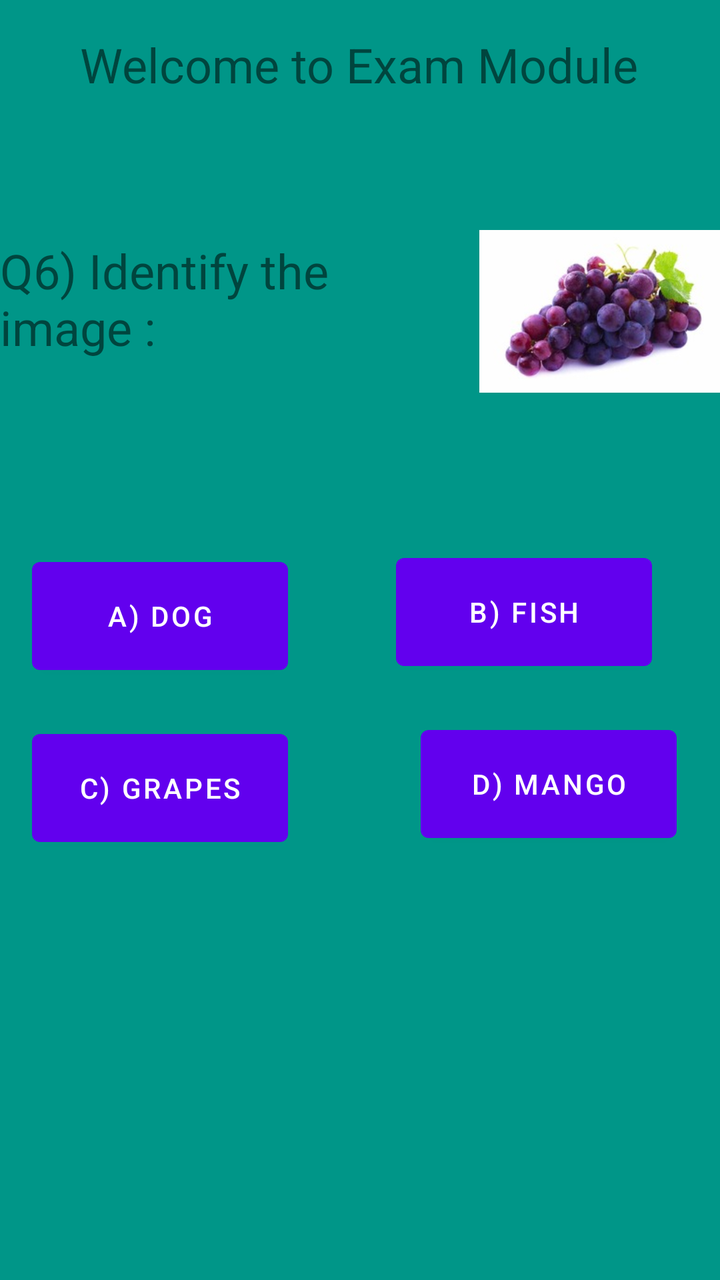
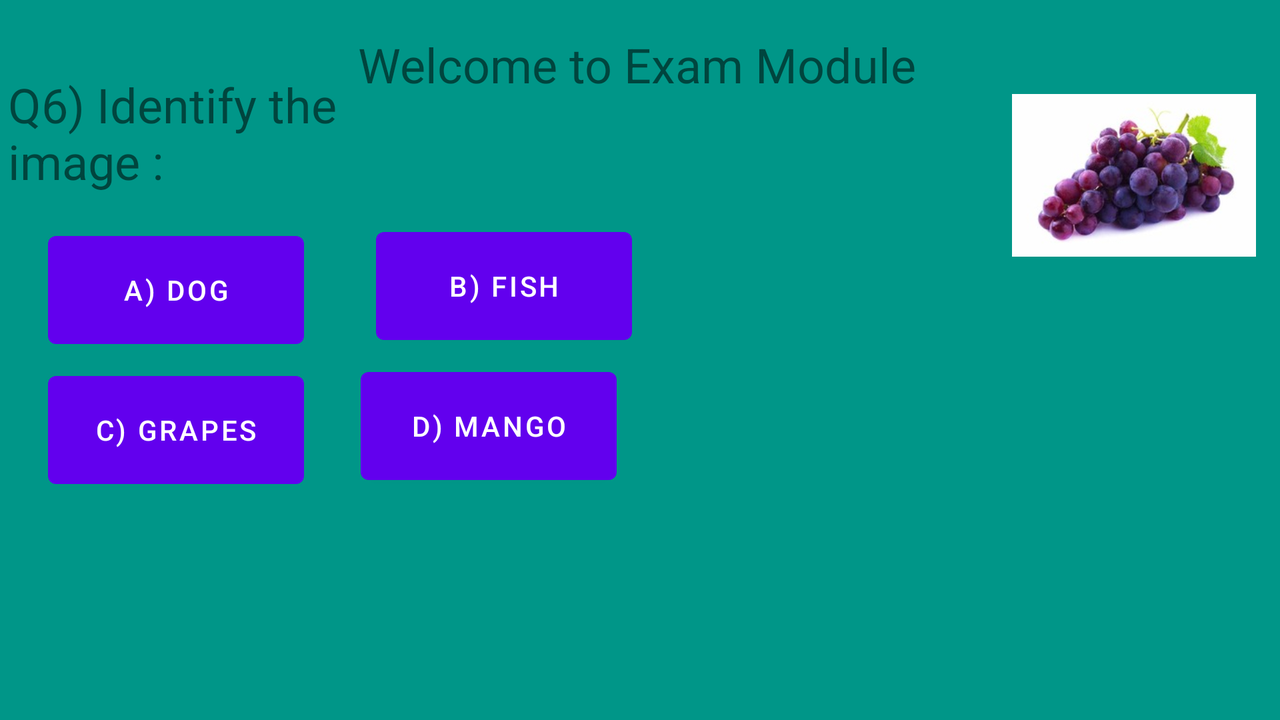

One screen, two layout resources from the same app: the default and the repository's alternative for another configuration. Each is rendered where Android would select it; the XML of both is given below.
<!-- AndroidManifest.xml: application theme Theme.Bsef19a019_Assignment -->
<!-- res/layout/activity_question6.xml -->
<?xml version="1.0" encoding="utf-8"?>
<androidx.constraintlayout.widget.ConstraintLayout xmlns:android="http://schemas.android.com/apk/res/android"
    xmlns:app="http://schemas.android.com/apk/res-auto"
    xmlns:tools="http://schemas.android.com/tools"
    android:layout_width="match_parent"
    android:layout_height="match_parent"
    tools:context=".question6">

    <androidx.constraintlayout.widget.ConstraintLayout
        android:layout_width="match_parent"
        android:layout_height="match_parent"
        android:background="#009688"
        tools:context=".ExamModule">

        <TextView
            android:id="@+id/textView4"
            android:layout_width="wrap_content"
            android:layout_height="wrap_content"
            android:layout_marginTop="16dp"
            android:text="Welcome to Exam Module"
            android:textSize="24sp"
            app:layout_constraintEnd_toEndOf="parent"
            app:layout_constraintHorizontal_bias="0.496"
            app:layout_constraintStart_toStartOf="parent"
            app:layout_constraintTop_toTopOf="parent" />

        <TextView
            android:id="@+id/textView5"
            android:layout_width="241dp"
            android:layout_height="70dp"
            android:layout_marginTop="103dp"
            android:text="Q6) Identify the image :"
            android:textSize="24sp"
            app:layout_constraintStart_toStartOf="parent"
            app:layout_constraintTop_toTopOf="@+id/textView4" />

        <ImageView
            android:id="@+id/imageView"
            android:layout_width="122dp"
            android:layout_height="127dp"
            android:layout_marginTop="76dp"
            app:layout_constraintEnd_toEndOf="parent"
            app:layout_constraintHorizontal_bias="0.531"
            app:layout_constraintStart_toEndOf="@+id/textView5"
            app:layout_constraintTop_toTopOf="@+id/textView4"
            app:srcCompat="@drawable/grapes" />

        <Button
            android:id="@+id/btn30"
            android:layout_width="128sp"
            android:layout_height="66sp"
            android:layout_marginStart="16dp"
            android:layout_marginTop="156dp"
            android:text="a) Dog"
            app:layout_constraintStart_toStartOf="parent"
            app:layout_constraintTop_toTopOf="@+id/textView5" />

        <Button
            android:id="@+id/btn31"
            android:layout_width="128sp"
            android:layout_height="66sp"
            android:layout_marginStart="36dp"
            android:layout_marginTop="84dp"
            android:text="b) fish"
            app:layout_constraintEnd_toEndOf="parent"
            app:layout_constraintHorizontal_bias="0.349"
            app:layout_constraintStart_toEndOf="@+id/btn30"
            app:layout_constraintTop_toBottomOf="@+id/textView5" />

        <Button
            android:id="@+id/btn32"
            android:layout_width="128sp"
            android:layout_height="66sp"
            android:layout_marginStart="16dp"
            android:layout_marginTop="20dp"
            android:text="c) Grapes"
            app:layout_constraintStart_toStartOf="parent"
            app:layout_constraintTop_toBottomOf="@+id/btn30" />

        <Button
            android:id="@+id/btn33"
            android:layout_width="128sp"
            android:layout_height="66sp"
            android:layout_marginTop="20dp"
            android:text="d) Mango"
            app:layout_constraintEnd_toEndOf="parent"
            app:layout_constraintHorizontal_bias="0.755"
            app:layout_constraintStart_toEndOf="@+id/btn32"
            app:layout_constraintTop_toBottomOf="@+id/btn31" />

        <TextView
            android:id="@+id/txt2"
            android:layout_width="132dp"
            android:layout_height="62dp"
            android:layout_marginTop="36dp"
            android:gravity="center"
            android:textSize="20sp"
            app:layout_constraintEnd_toEndOf="parent"
            app:layout_constraintHorizontal_bias="0.483"
            app:layout_constraintStart_toStartOf="parent"
            app:layout_constraintTop_toBottomOf="@+id/btn33" />
    </androidx.constraintlayout.widget.ConstraintLayout>
</androidx.constraintlayout.widget.ConstraintLayout>
<!-- resources referenced by this layout -->
<resources>
  <!-- drawable grapes: jpg bitmap (drawable, 11440 bytes) -->
  <style name="Theme.Bsef19a019_Assignment" parent="Theme.MaterialComponents.DayNight.DarkActionBar">
          
          <item name="colorPrimary">@color/purple_500</item>
          <item name="colorPrimaryVariant">@color/purple_700</item>
          <item name="colorOnPrimary">@color/white</item>
          
          <item name="colorSecondary">@color/teal_200</item>
          <item name="colorSecondaryVariant">@color/teal_700</item>
          <item name="colorOnSecondary">@color/black</item>
          
          <item name="android:statusBarColor" tools:targetApi="l">?attr/colorPrimaryVariant</item>
          
      </style>
</resources>
<!-- res/layout-land/activity_question6.xml (the repository's variant of the layout above) -->
<!-- drawn on the phone turned sideways -->
<?xml version="1.0" encoding="utf-8"?>
<androidx.constraintlayout.widget.ConstraintLayout xmlns:android="http://schemas.android.com/apk/res/android"
    xmlns:app="http://schemas.android.com/apk/res-auto"
    xmlns:tools="http://schemas.android.com/tools"
    android:layout_width="match_parent"
    android:layout_height="match_parent"
    tools:context=".question6">

    <androidx.constraintlayout.widget.ConstraintLayout
        android:layout_width="match_parent"
        android:layout_height="match_parent"
        android:background="#009688"
        tools:context=".ExamModule">

        <TextView
            android:id="@+id/textView4"
            android:layout_width="wrap_content"
            android:layout_height="wrap_content"
            android:layout_marginTop="16dp"
            android:text="Welcome to Exam Module"
            android:textSize="24sp"
            app:layout_constraintEnd_toEndOf="parent"
            app:layout_constraintHorizontal_bias="0.496"
            app:layout_constraintStart_toStartOf="parent"
            app:layout_constraintTop_toTopOf="parent" />

        <TextView
            android:id="@+id/textView5"
            android:layout_width="241dp"
            android:layout_height="70dp"
            android:layout_marginStart="4dp"
            android:layout_marginTop="20dp"
            android:text="Q6) Identify the image :"
            android:textSize="24sp"
            app:layout_constraintStart_toStartOf="parent"
            app:layout_constraintTop_toTopOf="@+id/textView4" />

        <ImageView
            android:id="@+id/imageView"
            android:layout_width="122dp"
            android:layout_height="127dp"
            android:layout_marginTop="8dp"
            app:layout_constraintEnd_toEndOf="parent"
            app:layout_constraintHorizontal_bias="0.956"
            app:layout_constraintStart_toEndOf="@+id/textView5"
            app:layout_constraintTop_toTopOf="@+id/textView4"
            app:srcCompat="@drawable/grapes" />

        <Button
            android:id="@+id/btn30"
            android:layout_width="128sp"
            android:layout_height="66sp"
            android:layout_marginStart="24dp"
            android:layout_marginTop="76dp"
            android:text="a) Dog"
            app:layout_constraintStart_toStartOf="parent"
            app:layout_constraintTop_toTopOf="@+id/textView5" />

        <Button
            android:id="@+id/btn31"
            android:layout_width="128sp"
            android:layout_height="66sp"
            android:layout_marginStart="36dp"
            android:layout_marginTop="4dp"
            android:text="b) fish"
            app:layout_constraintEnd_toEndOf="parent"
            app:layout_constraintHorizontal_bias="0.0"
            app:layout_constraintStart_toEndOf="@+id/btn30"
            app:layout_constraintTop_toBottomOf="@+id/textView5" />

        <Button
            android:id="@+id/btn32"
            android:layout_width="128sp"
            android:layout_height="66sp"
            android:layout_marginStart="24dp"
            android:layout_marginTop="4dp"
            android:text="c) Grapes"
            app:layout_constraintStart_toStartOf="parent"
            app:layout_constraintTop_toBottomOf="@+id/btn30" />

        <Button
            android:id="@+id/btn33"
            android:layout_width="128sp"
            android:layout_height="66sp"
            android:layout_marginTop="4dp"
            android:text="d) Mango"
            app:layout_constraintEnd_toEndOf="parent"
            app:layout_constraintHorizontal_bias="0.079"
            app:layout_constraintStart_toEndOf="@+id/btn32"
            app:layout_constraintTop_toBottomOf="@+id/btn31" />

        <TextView
            android:id="@+id/txt2"
            android:layout_width="132dp"
            android:layout_height="62dp"
            android:layout_marginStart="185dp"
            android:layout_marginTop="112dp"
            android:layout_marginEnd="88dp"
            android:gravity="center"
            android:textSize="20sp"
            app:layout_constraintEnd_toStartOf="@+id/imageView"
            app:layout_constraintStart_toStartOf="@+id/btn31"
            app:layout_constraintTop_toTopOf="@+id/textView4" />
    </androidx.constraintlayout.widget.ConstraintLayout>
</androidx.constraintlayout.widget.ConstraintLayout>
